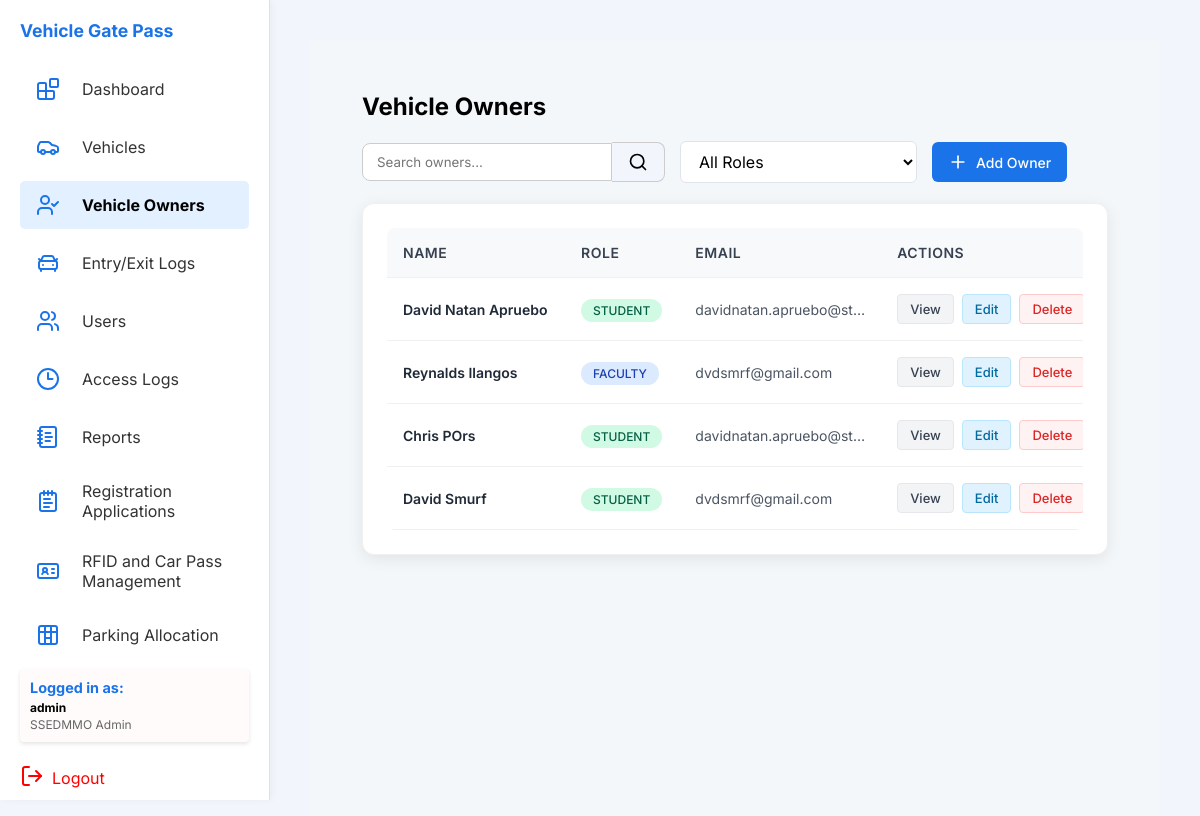
Before: /php/vehicle_owners.php (signed in) with the older database file.
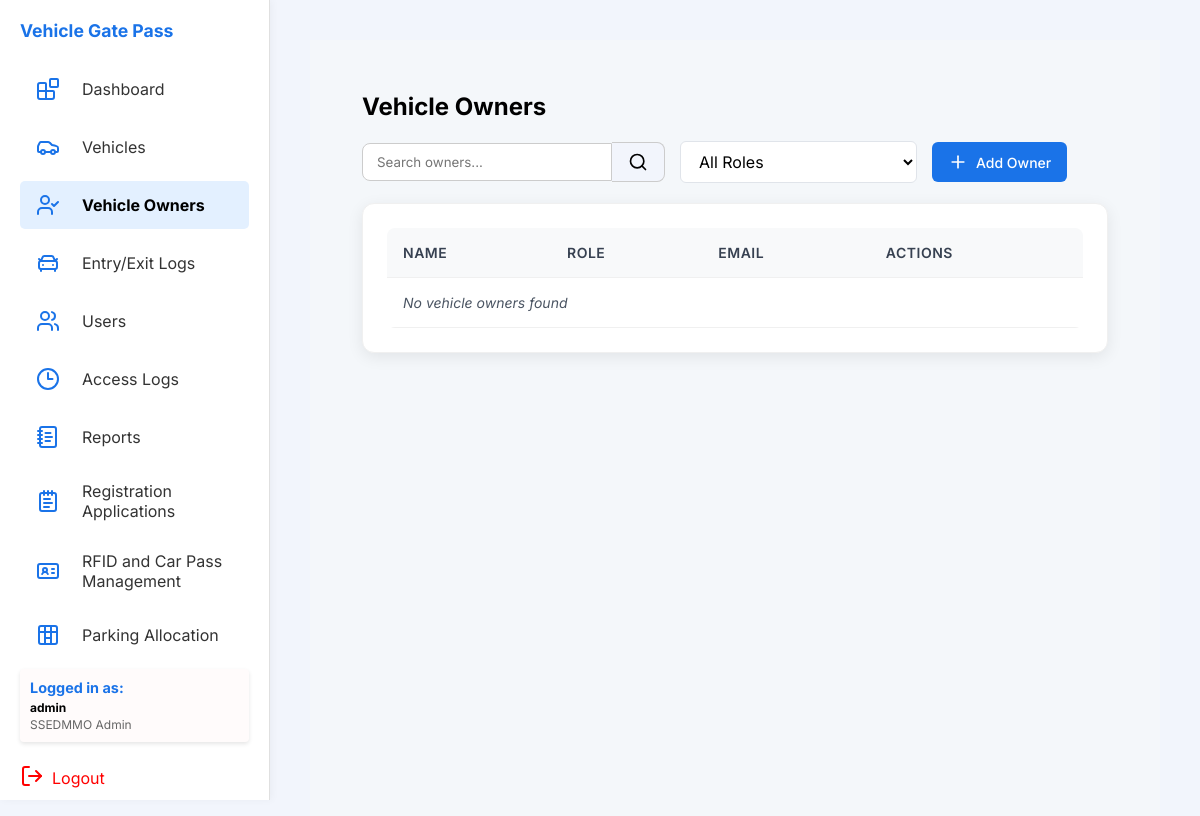
After: the same page with the newer database file.
### tables this page shows
CREATE TABLE `vehicleowner` (
  `OwnerID` varchar(10) NOT NULL,
  `fName` varchar(50) DEFAULT NULL,
  `lName` varchar(50) DEFAULT NULL,
  `mName` varchar(50) DEFAULT NULL,
  `role` varchar(30) DEFAULT NULL,
  `employment_type` varchar(50) DEFAULT NULL,
  `email` varchar(100) DEFAULT NULL,
  `contact_num` varchar(20) DEFAULT NULL,
  `schoolID` varchar(50) DEFAULT NULL,
  `college` varchar(100) DEFAULT NULL,
  `course` varchar(50) DEFAULT NULL,
  `year` varchar(10) DEFAULT NULL,
  `section` varchar(10) DEFAULT NULL,
  `academicYear` varchar(20) DEFAULT NULL,
  `registrationStatus` enum('pending','approved','rejected') DEFAULT 'pending',
  `drivers_license` varchar(255) DEFAULT NULL,
  `additional_driver_name` varchar(100) DEFAULT NULL,
  `additional_driver_relationship` varchar(50) DEFAULT NULL,
  `approvalTimestamp` timestamp NULL DEFAULT NULL
);

### php/vehicle_owners.php (the view, shortened to what this page needs)
<?php
$db = new Database();
$conn = $db->getConnection();
$query = "SELECT * FROM vehicleowner ORDER BY lName, fName";
$result = $conn->query($query);
include_once '../includes/header.php';
?>
<main class="main">
  <div class="container">
    <div class="header">
      <h2>Vehicle Owners</h2>
      <div class="header-actions">
        <div class="search-container">
          <input type="text" id="searchInput" placeholder="Search owners..." />
          <button class="search-btn">
            <svg xmlns="http://www.w3.org/2000/svg" width="20" height="20" viewBox="0 0 24 24" fill="none"
              stroke="currentColor" stroke-width="2" stroke-linecap="round" stroke-linejoin="round"
              class="lucide lucide-search">
              <circle cx="11" cy="11" r="8" />
              <path d="m21 21-4.3-4.3" />
            </svg>
          </button>
        </div>
        <div class="filter-container">
          <select id="filterRole">
            <option value="">All Roles</option>
          </select>
        </div>
        <?php if ($_SESSION['role'] === 'SSEDMMO Admin'): ?>
          <button class="add-btn" id="addOwnerBtn" type="button">
            <svg xmlns="http://www.w3.org/2000/svg" width="20" height="20" viewBox="0 0 24 24" fill="none"
              stroke="currentColor" stroke-width="2" stroke-linecap="round" stroke-linejoin="round">
              <path d="M5 12h14" />
              <path d="M12 5v14" />
            </svg>
            Add Owner
          </button>
        <?php endif; ?>
      </div>
    </div>
    <div class="card">
      <table class="data-table">
        <thead>
          <tr>
            <th>Name</th>
            <th>Role</th>
            <th>Email</th>
            <th>Actions</th>
          </tr>
        </thead>
        <tbody>
          <?php if ($result && $result->num_rows > 0): ?>
            <?php while ($row = $result->fetch_assoc()): ?>
              <tr>
                <td>
                  <div class="owner-info">
                    <strong><?php echo htmlspecialchars($row['fName'] . ' ' . $row['lName']); ?></strong>
                  </div>
                </td>
                <td>
                  <span class="role-badge role-<?php echo strtolower($row['role']); ?>">
                    <?php echo htmlspecialchars(ucfirst($row['role'])); ?>
                  </span>
                </td>
                <td><?php echo htmlspecialchars($row['email']); ?></td>
                <td>
                  <div class="action-buttons">
                    <button class="btn-view" data-id="<?php echo $row['OwnerID']; ?>">View</button>
                    <?php if ($_SESSION['role'] === 'SSEDMMO Admin'): ?>
                      <button class="btn-edit" data-id="<?php echo $row['OwnerID']; ?>">Edit</button>
                      <button class="btn-delete" data-id="<?php echo $row['OwnerID']; ?>">Delete</button>
                    <?php endif; ?>
                  </div>
                </td>
              </tr>
            <?php endwhile; ?>
          <?php else: ?>
            <tr>
              <td colspan="4" class="no-data">No vehicle owners found</td>
            </tr>
          <?php endif; ?>
        </tbody>
      </table>
    </div>
  </div>
</main>
<?php
include_once '../includes/footer.php';
?>

Changed rows visible on the page:
removed vehicleowner: fName+lName "David Natan Apruebo", role "STUDENT", email "davidnatan.apruebo@st…"
removed vehicleowner: fName+lName "Reynalds Ilangos", role "FACULTY", email "dvdsmrf@gmail.com"
removed vehicleowner: fName+lName "Chris POrs", role "STUDENT", email "davidnatan.apruebo@st…"
removed vehicleowner: fName+lName "David Smurf", role "STUDENT", email "dvdsmrf@gmail.com"
Other visible differences:
text now shown: "No vehicle owners found"
